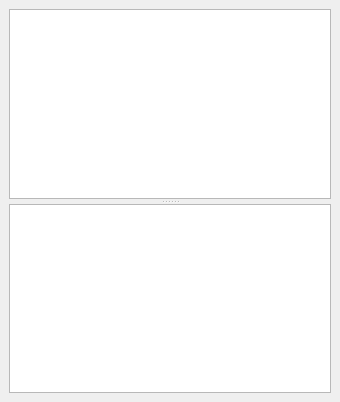
  <widget class="QDockWidget" name="modelSettingsDockWidget">
   <property name="sizePolicy">
    <sizepolicy hsizetype="Preferred" vsizetype="Preferred">
     <horstretch>0</horstretch>
     <verstretch>0</verstretch>
    </sizepolicy>
   </property>
   <property name="minimumSize">
    <size>
     <width>340</width>
     <height>215</height>
    </size>
   </property>
   <property name="allowedAreas">
    <set>Qt::LeftDockWidgetArea|Qt::RightDockWidgetArea</set>
   </property>
   <property name="windowTitle">
    <string>Model Settings</string>
   </property>
   <attribute name="dockWidgetArea">
    <number>2</number>
   </attribute>
   <widget class="QWidget" name="dockWidgetContents">
    <layout class="QVBoxLayout" name="verticalLayout_3">
     <item>
      <widget class="QSplitter" name="fluoroSimModelObjectSplitter">
       <property name="frameShadow">
        <enum>QFrame::Plain</enum>
       </property>
       <property name="midLineWidth">
        <number>0</number>
       </property>
       <property name="orientation">
        <enum>Qt::Vertical</enum>
       </property>
       <property name="handleWidth">
        <number>5</number>
       </property>
       <widget class="QListView" name="fluoroSimModelObjectList">
        <property name="font">
         <font>
          <pointsize>13</pointsize>
         </font>
        </property>
        <property name="contextMenuPolicy">
         <enum>Qt::CustomContextMenu</enum>
        </property>
       </widget>
       <widget class="QTableView" name="fluoroSimModelObjectPropertiesTable">
        <property name="autoScrollMargin">
         <number>4</number>
        </property>
        <property name="alternatingRowColors">
         <bool>true</bool>
        </property>
        <property name="selectionMode">
         <enum>QAbstractItemView::NoSelection</enum>
        </property>
        <attribute name="horizontalHeaderStretchLastSection">
         <bool>true</bool>
        </attribute>
        <attribute name="verticalHeaderVisible">
         <bool>false</bool>
        </attribute>
        <attribute name="verticalHeaderDefaultSectionSize">
         <number>16</number>
        </attribute>
        <attribute name="verticalHeaderHighlightSections">
         <bool>true</bool>
        </attribute>
       </widget>
      </widget>
     </item>
    </layout>
   </widget>
  </widget>
